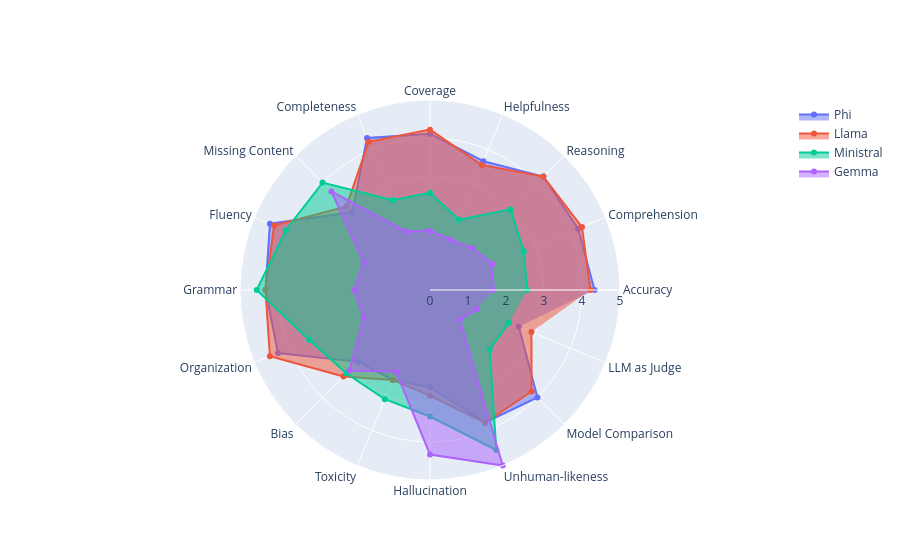

The cell this chart's notebook holds for it:
### Markdown cell above
## Plot User Sentiments

### Code cell
# Remember to repeat the first value at the end to close the shape!
phi = [4.33, 4.22, 4.22, 3.67, 4.11, 4.33, 2.89, 4.56, 4.33, 4.33, 2.67, 2.56, 2.56, 3.78, 4.00, 2.53, 4.33]
llama = [4.22, 4.33, 4.22, 3.56, 4.22, 4.22, 3.11, 4.44, 4.33, 4.56, 3.22, 2.56, 2.78, 3.78, 3.78, 2.89, 4.22]
gemma = [1.67, 1.78, 1.56, 1.44, 1.56, 1.67, 3.67, 1.89, 2.00, 1.89, 3.00, 2.33, 4.33, 5.00, 1.11, 1.33, 1.56]
ministral = [2.56, 2.67, 3.00, 2.00, 2.56, 2.56, 4.00, 4.11, 4.56, 3.44, 3.11, 3.11, 3.33, 4.56, 2.22, 2.25, 2.56]

categories = ["Accuracy", "Comprehension", "Reasoning", "Helpfulness", "Coverage", "Completeness", "Missing Content", "Fluency", "Grammar", "Organization", "Bias", "Toxicity", "Hallucination", "Unhuman-likeness", "Model Comparison", "LLM as Judge"]
fig = go.Figure()

fig.add_trace(go.Scatterpolar(
    r=phi,
    theta=categories,
    fill='toself',
    name='Phi'
))

fig.add_trace(go.Scatterpolar(
    r=llama,
    theta=categories,
    fill='toself',
    name='Llama'
))

fig.add_trace(go.Scatterpolar(
    r=ministral,
    theta=categories,
    fill='toself',
    name='Ministral'
))

fig.add_trace(go.Scatterpolar(
    r=gemma,
    theta=categories,
    fill='toself',
    name='Gemma'
))

fig.update_layout(
  polar=dict(
    radialaxis=dict(visible=True, range=[0, 5])),
  showlegend=True,
  paper_bgcolor="rgba(0,0,0,0)",
  plot_bgcolor="rgba(0,0,0,0)"
)

fig.show()

### Figure 1 — Plotly figure (JSON) as saved in the notebook; plotly's stock layout.template omitted (floating-point values rounded to 4 significant figures)
{"data": [{"fill": "toself", "name": "Phi", "r": [4.33, 4.22, 4.22, 3.67, 4.11, 4.33, 2.89, 4.56, 4.33, 4.33, 2.67, 2.56, 2.56, 3.78, 4, 2.53, 4.33], "theta": ["Accuracy", "Comprehension", "Reasoning", "Helpfulness", "Coverage", "Completeness", "Missing Content", "Fluency", "Grammar", "Organization", "Bias", "Toxicity", "Hallucination", "Unhuman-likeness", "Model Comparison", "LLM as Judge"], "type": "scatterpolar"}, {"fill": "toself", "name": "Llama", "r": [4.22, 4.33, 4.22, 3.56, 4.22, 4.22, 3.11, 4.44, 4.33, 4.56, 3.22, 2.56, 2.78, 3.78, 3.78, 2.89, 4.22], "theta": ["Accuracy", "Comprehension", "Reasoning", "Helpfulness", "Coverage", "Completeness", "Missing Content", "Fluency", "Grammar", "Organization", "Bias", "Toxicity", "Hallucination", "Unhuman-likeness", "Model Comparison", "LLM as Judge"], "type": "scatterpolar"}, {"fill": "toself", "name": "Ministral", "r": [2.56, 2.67, 3, 2, 2.56, 2.56, 4, 4.11, 4.56, 3.44, 3.11, 3.11, 3.33, 4.56, 2.22, 2.25, 2.56], "theta": ["Accuracy", "Comprehension", "Reasoning", "Helpfulness", "Coverage", "Completeness", "Missing Content", "Fluency", "Grammar", "Organization", "Bias", "Toxicity", "Hallucination", "Unhuman-likeness", "Model Comparison", "LLM as Judge"], "type": "scatterpolar"}, {"fill": "toself", "name": "Gemma", "r": [1.67, 1.78, 1.56, 1.44, 1.56, 1.67, 3.67, 1.89, 2, 1.89, 3, 2.33, 4.33, 5, 1.11, 1.33, 1.56], "theta": ["Accuracy", "Comprehension", "Reasoning", "Helpfulness", "Coverage", "Completeness", "Missing Content", "Fluency", "Grammar", "Organization", "Bias", "Toxicity", "Hallucination", "Unhuman-likeness", "Model Comparison", "LLM as Judge"], "type": "scatterpolar"}], "layout": {"paper_bgcolor": "rgba(0,0,0,0)", "plot_bgcolor": "rgba(0,0,0,0)", "polar": {"radialaxis": {"range": [0, 5], "visible": true}}, "showlegend": true}}
